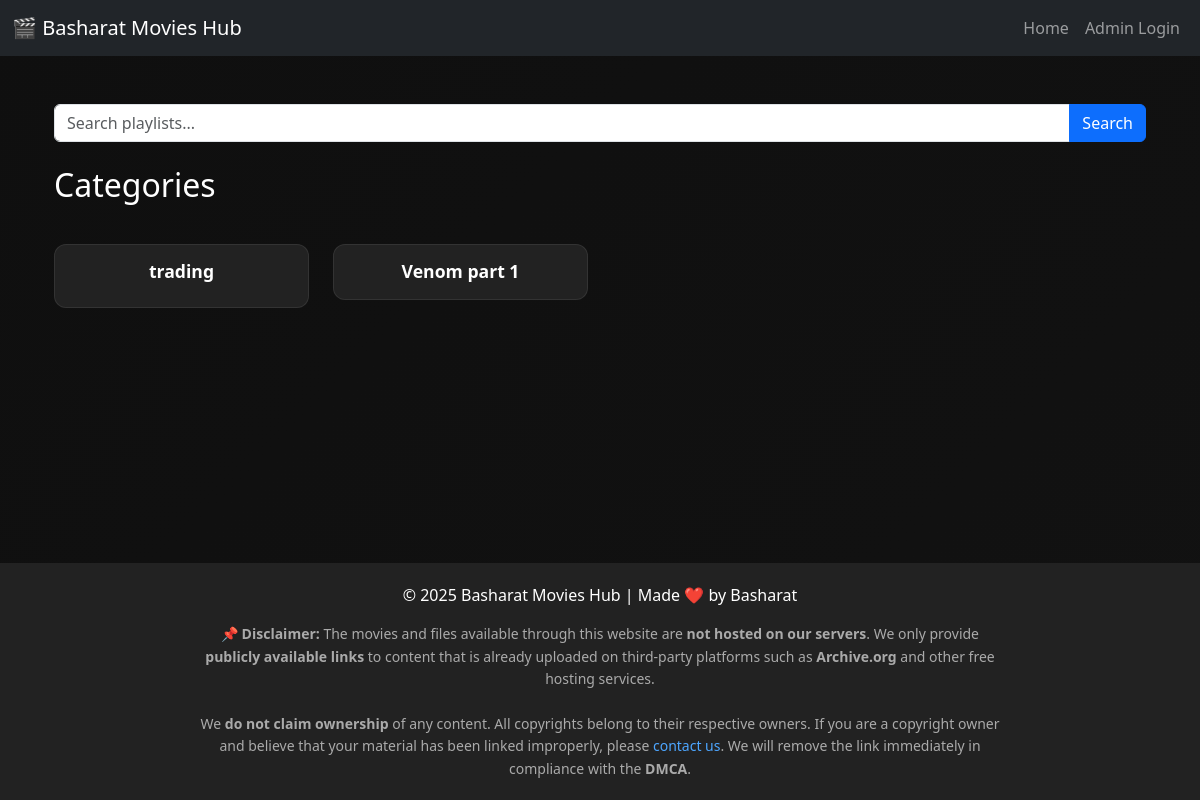
/, run on an earlier commit of the app's database.
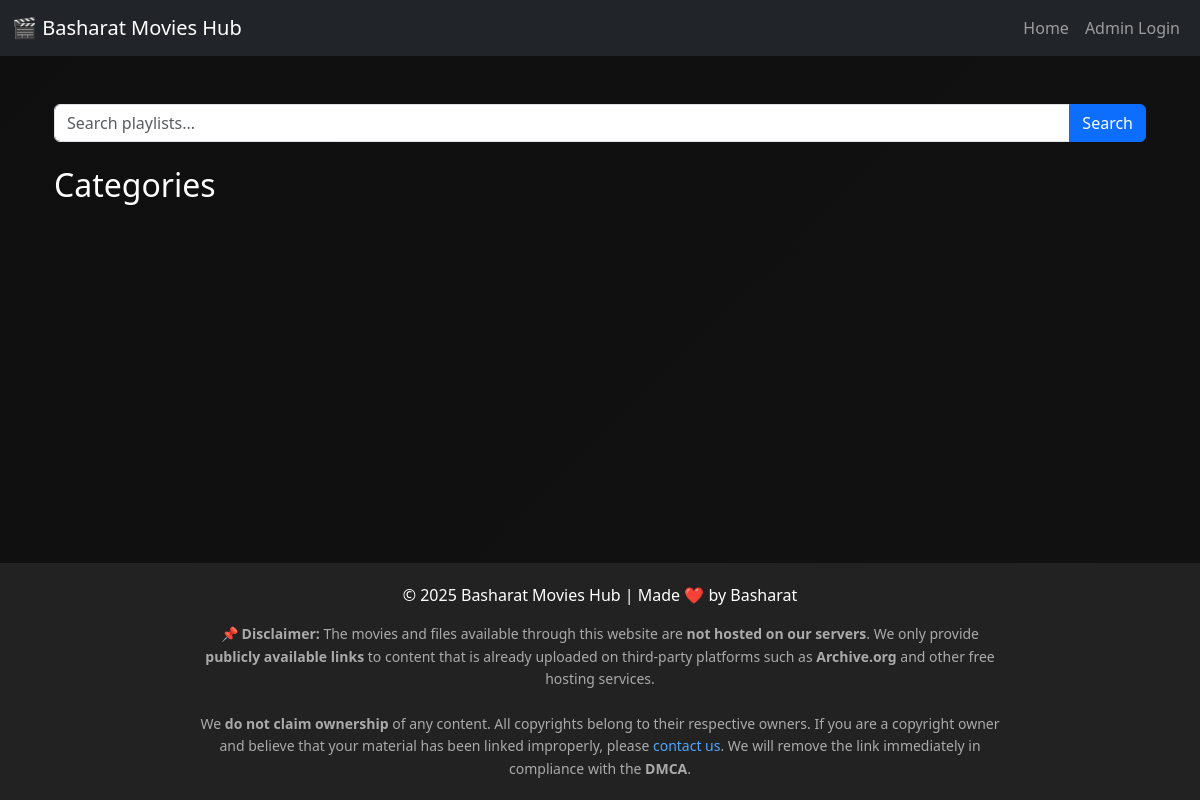
And on a later commit of the database.
### movies/models.py (models this page shows, shortened)
class Playlist(models.Model):
    name = models.CharField(max_length=100)
    banner = CloudinaryField("banner", blank=True, null=True)
    category = models.ForeignKey(Category, on_delete=models.SET_NULL, null=True, blank=True)

class Movie(models.Model):
    title = models.CharField(max_length=200)
    description = models.TextField()
    poster = CloudinaryField("poster")
    download_link = models.URLField()
    udrop_link = models.URLField(blank=True, null=True)
    playlist = models.ForeignKey(Playlist, on_delete=models.SET_NULL, null=True, blank=True)
    category = models.ForeignKey(Category, on_delete=models.SET_NULL, null=True, blank=True)

### movies/views.py (the view)
# urls.py: path("", home, name="home"),
def home(request):
    query = request.GET.get("q")
    playlists = Playlist.objects.all()
    categories = Category.objects.all()
    movies = None
    not_found = False
    unlisted_movies = Movie.objects.filter(playlist__isnull=True)
    if query:
        playlists = Playlist.objects.filter(name__icontains=query)
        if not playlists.exists():
            movies = Movie.objects.filter(title__icontains=query)
            if not movies.exists():
                not_found = True
    return render(
        request,
        "home.html",
        {
            "playlists": playlists,
            "categories": categories,
            "movies": movies,
            "query": query,
            "not_found": not_found,
            "unlisted_movies": unlisted_movies,
        },
    )

### templates/home.html (shortened to what this page needs)
{% extends 'base.html' %}
{% load static %}
{% load cloudinary %}
{% block content %}
<div class="container mt-4">
    <form method="get" action="" class="mb-4">
        <div class="input-group">
            <input type="text" name="q" class="form-control" placeholder="Search playlists..." value="{{ query|default:'' }}">
            <button type="submit" class="btn btn-primary">Search</button>
        </div>
    </form>
    {% if query %}
        <h4>Search Results for: "{{ query }}"</h4>
        {% if not_found %}
            <div class="alert alert-warning mt-3">😢 Sorry! Koi playlist nahi mili.</div>
        {% endif %}
        <div class="row mt-3">
            {% for playlist in playlists|default:'' %}
                <div class="col-6 col-sm-4 col-md-3 mb-3">
                    <div class="card movie-card h-100">
                        <a href="{% url 'playlist_detail' playlist.id %}" class="title-link">
                            {% if playlist.banner %}
                                {% cloudinary playlist.banner class="card-img-top" alt=playlist.name %}
                            {% else %}
                                <img src="{% static 'images/default-playlist.jpg' %}" class="card-img-top" alt="No Image">
                            {% endif %}
                            <div class="card-body text-center">
                                <h5 class="card-title">{{ playlist.name }}</h5>
                            </div>
                        </a>
                    </div>
                </div>
            {% endfor %}
            {% for movie in movies|default:'' %}
                <div class="col-6 col-sm-4 col-md-3 mb-4">
                    <div class="card movie-card h-100">
                        <a href="{% url 'movie_detail' movie.id %}" class="title-link">
                            {% if movie.poster %}
                                {% cloudinary movie.poster class="card-img-top" alt=movie.title %}
                            {% else %}
                                <img src="{% static 'images/default-movie.jpg' %}" class="card-img-top" alt="No Image">
                            {% endif %}
                            <div class="card-body text-center">
                                <h5 class="card-title">{{ movie.title }}</h5>
                            </div>
                        </a>
                    </div>
                </div>
            {% endfor %}
        </div>
    {% else %}
        <h2 class="mb-3">Categories</h2>
        <div class="row mt-4">
            {% for playlist in playlists|default:'' %}
                <div class="col-6 col-sm-4 col-md-3 mb-3">
                    <div class="card movie-card h-100">
                        <a href="{% url 'playlist_detail' playlist.id %}" class="title-link">
                            <div class="card-body text-center">
                                <h5 class="card-title">{{ playlist.name }}</h5>
                            </div>
                        </a>
                    </div>
                </div>
            {% endfor %}
            {% for movie in unlisted_movies|default:'' %}
                <div class="col-6 col-sm-4 col-md-3 mb-4">
                    <div class="card movie-card h-100">
                        <a href="{% url 'movie_detail' movie.id %}" class="title-link">
                            <div class="card-body text-center">
                                <h5 class="card-title">{{ movie.title }}</h5>
                            </div>
                        </a>
                    </div>
                </div>
            {% endfor %}
        </div>
    {% endif %}
</div>
{% endblock %}

What changed in the data, as far as the page shows it:
removed Playlist: name "trading"
removed Movie: title "Venom part 1"
